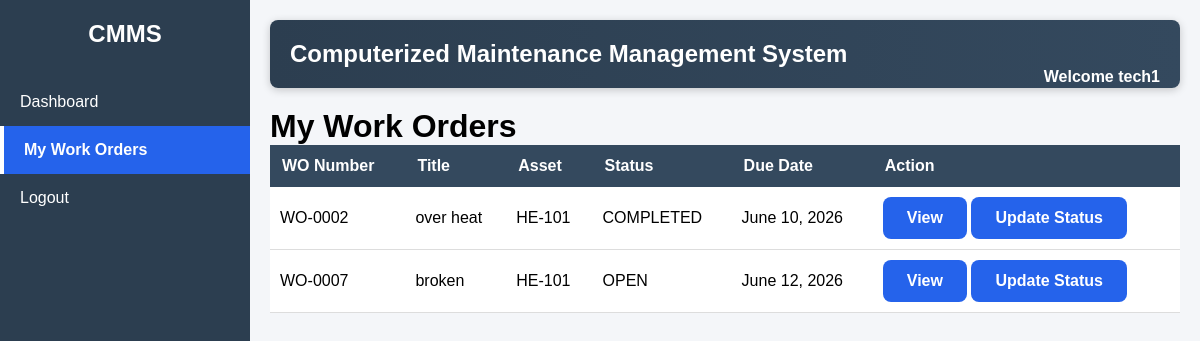
The page /workorders/my-work-orders/ (signed in) on the database as committed earlier.
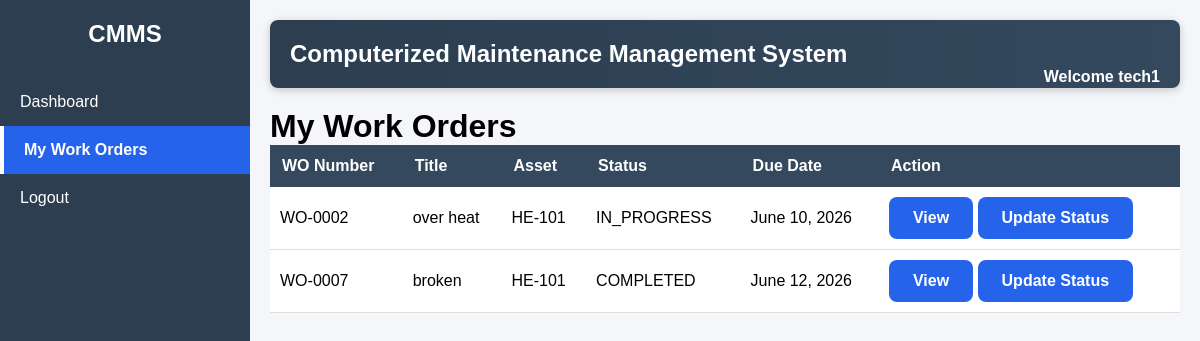
The same page on the database as committed later.
### workorders/models.py (models this page shows, shortened)
class WorkOrder(models.Model):
    STATUS_CHOICES = [
        ('OPEN', 'Open'),
        ('IN_PROGRESS', 'In Progress'),
        ('COMPLETED', 'Completed'),
    ]
    work_order_number = models.CharField(
        max_length=20,
        unique=True,
        blank=True
    )
    title = models.CharField(
        max_length=200
    )
    description = models.TextField()
    asset = models.ForeignKey(
        Asset,
        on_delete=models.CASCADE
    )
    status = models.CharField(
        max_length=20,
        choices=STATUS_CHOICES,
        default='OPEN'
    )
    created_date = models.DateField(
        auto_now_add=True
    )
    updated_date = models.DateTimeField(
        auto_now=True
    )
    assigned_to = models.ForeignKey(
        User,
        on_delete=models.SET_NULL,
        null=True,
        blank=True,
        related_name='assigned_work_orders'
    )
    due_date = models.DateField(
        null=True,
        blank=True
    )

### assets/models.py (models this page shows, shortened)
class Asset(models.Model):
    STATUS_CHOICES = [
        ('ACTIVE', 'Active'),
        ('INACTIVE', 'Inactive'),
        ('UNDER_MAINTENANCE', 'Under Maintenance'),
    ]
    CRITICALITY_CHOICES = [
        ('LOW', 'Low'),
        ('MEDIUM', 'Medium'),
        ('HIGH', 'High'),
    ]
    asset_code = models.CharField(max_length=50, unique=True)
    name = models.CharField(max_length=200)
    installation_date = models.DateField()
    status = models.CharField(
        max_length=20,
        choices=STATUS_CHOICES,
        default='ACTIVE'
    )
    criticality = models.CharField(
        max_length=10,
        choices=CRITICALITY_CHOICES,
        default='MEDIUM'
    )
    created_at = models.DateTimeField(auto_now_add=True)
    updated_at = models.DateTimeField(auto_now=True)

### workorders/views.py (the view)
# urls.py: path('my-work-orders/',my_work_orders,name='my_work_orders'),
@login_required
@user_passes_test(is_technician)
def my_work_orders(request):
    work_orders = get_work_orders_for_technician(
        request.user
    )
    return render(
        request,
        'workorders/my_work_orders.html',
        {
            'work_orders': work_orders,
            'current_page': 'myworkorders',
        }
    )

### accounts/context_processors.py (called while the page is built)
def user_roles(request):
    if not request.user.is_authenticated:
        return {}
    return {
        'is_admin': is_admin(request.user),
        'is_manager': is_manager(request.user),
        'is_technician': is_technician(request.user),
        'is_admin_or_manager': is_admin_or_manager(request.user),
    }

### accounts/permissions.py (called while the page is built)
def is_admin(user):
    return user.groups.filter(name='Admin').exists()

def is_manager(user):
    return user.groups.filter(name='Manager').exists()

def is_technician(user):
    return user.groups.filter(name='Technician').exists()

def is_admin_or_manager(user):
    return (
        is_admin(user)
        or
        is_manager(user)
    )

### workorders/services.py (called while the page is built)
def get_work_orders_for_technician(user):
    return WorkOrder.objects.filter(
        assigned_to=user
    )

### templates/workorders/my_work_orders.html
{% extends 'base.html' %}
{% block content %}
<h1>My Work Orders</h1>
<table>
    <tr>
        <th>WO Number</th>
        <th>Title</th>
        <th>Asset</th>
        <th>Status</th>
        <th>Due Date</th>
        <th>Action</th>
    </tr>
    {% for work_order in work_orders %}
    <tr>
        <td>{{ work_order.work_order_number }}</td>
        <td>{{ work_order.title }}</td>
        <td>{{ work_order.asset.asset_code }}</td>
        <td>{{ work_order.status }}</td>
        <td>{{ work_order.due_date }}</td>
        <td>
            <a href="{% url 'work_order_detail' work_order.id %}"
               class="action-btn">
                View
            </a>
            <a href="{% url 'update_work_order_status' work_order.id %}"
                class="action-btn">
                Update Status
            </a>
        </td>
    </tr>
    {% empty %}
    <tr>
        <td colspan="6">
            No work orders assigned.
        </td>
    </tr>
    {% endfor %}
</table>
{% endblock %}

Rows that differ between the two databases and show on the page:
changed WorkOrder "WO-0002": status "COMPLETED" → "IN_PROGRESS"
changed WorkOrder "WO-0007": status "OPEN" → "COMPLETED"
